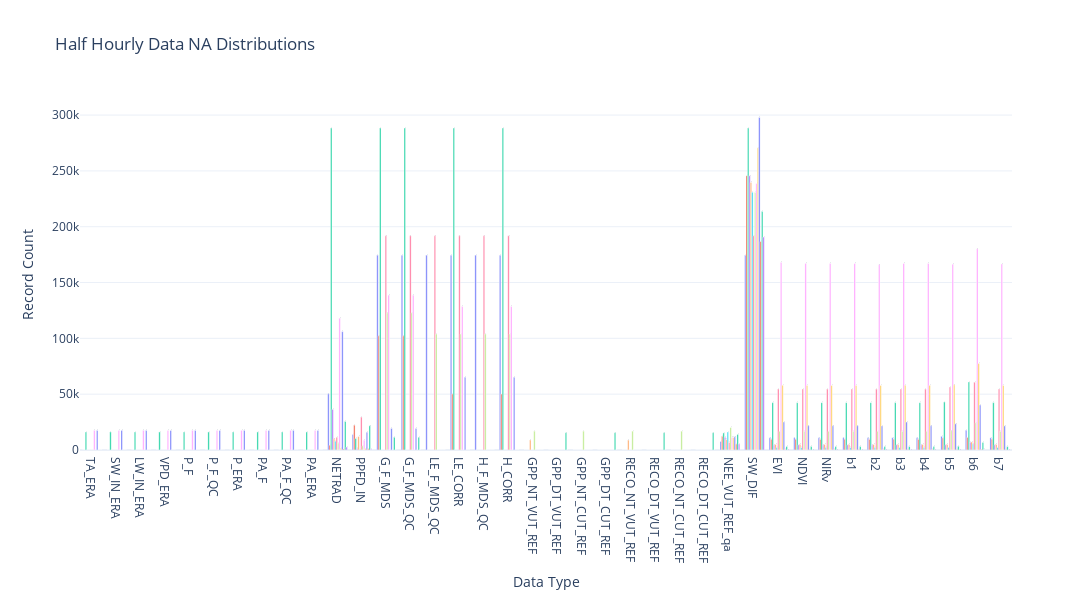

Here is the notebook cell this chart was saved with:
### Code cell
# Plot

plot_df = na_df.loc[:, (na_df.sum(axis=0) != 0)]
groups = plot_df.columns[:-1]
index = target_sites
total_offset = len(index) + 1
fig_data = []

subgroup_text = []

# Add the traces
for i, s in enumerate(index):
    site_df = plot_df.loc[plot_df['site_id'] == s, :].drop(['site_id'], axis=1).T
    if site_df.shape[1] == 0:
        continue
    site_df.reset_index(inplace=True)
    site_df.rename(columns={"index": "data_type", 0:"count"}, inplace=True)
    
    bar_plot = go.Bar(
        x = site_df["data_type"], y = site_df["count"],
        name = s,
        offsetgroup = i,
        text = s,
        hovertemplate = "%{x}<br>%{y}",
        showlegend = False,
    )
 
    fig_data.append(bar_plot)

fig = go.Figure(
    data=fig_data,
    layout=go.Layout(
        height = 600,
        width = 1400,
        legend_title_text= "QC Flag",
        title="Half Hourly Data NA Distributions",
        xaxis_title="Data Type",
        yaxis_title="Record Count",
        template='plotly_white'
    )  
)

fig.show()

# Export Fig
fig.write_html(data_dir + "\\figures\\GoldSitesNADistribution.html")

### Figure 1 — Plotly figure (JSON) as saved in the notebook; plotly's stock layout.template omitted (floating-point values rounded to 4 significant figures)
{"data": [{"hovertemplate": "%{x}<br>%{y}", "name": "US-Vcp", "offsetgroup": "1", "showlegend": false, "text": "US-Vcp", "type": "bar", "x": ["TA_ERA", "SW_IN_ERA", "LW_IN_ERA", "VPD_ERA", "P_F", "P_F_QC", "P_ERA", "PA_F", "PA_F_QC", "PA_ERA", "NETRAD", "PPFD_IN", "G_F_MDS", "G_F_MDS_QC", "LE_F_MDS_QC", "LE_CORR", "H_F_MDS_QC", "H_CORR", "GPP_NT_VUT_REF", "GPP_DT_VUT_REF", "GPP_NT_CUT_REF", "GPP_DT_CUT_REF", "RECO_NT_VUT_REF", "RECO_DT_VUT_REF", "RECO_NT_CUT_REF", "RECO_DT_CUT_REF", "NEE_VUT_REF_qa", "SW_DIF", "EVI", "NDVI", "NIRv", "b1", "b2", "b3", "b4", "b5", "b6", "b7"], "y": [0, 0, 0, 0, 0, 0, 0, 0, 0, 0, 50346, 13861, 174528, 174528, 174528, 174528, 174528, 174528, 0, 0, 0, 0, 0, 0, 0, 0, 7628, 174528, 10992, 10944, 10944, 10944, 10896, 10992, 10944, 12240, 17664, 10896]}, {"hovertemplate": "%{x}<br>%{y}", "name": "FR-Pue", "offsetgroup": "2", "showlegend": false, "text": "FR-Pue", "type": "bar", "x": ["TA_ERA", "SW_IN_ERA", "LW_IN_ERA", "VPD_ERA", "P_F", "P_F_QC", "P_ERA", "PA_F", "PA_F_QC", "PA_ERA", "NETRAD", "PPFD_IN", "G_F_MDS", "G_F_MDS_QC", "LE_F_MDS_QC", "LE_CORR", "H_F_MDS_QC", "H_CORR", "GPP_NT_VUT_REF", "GPP_DT_VUT_REF", "GPP_NT_CUT_REF", "GPP_DT_CUT_REF", "RECO_NT_VUT_REF", "RECO_DT_VUT_REF", "RECO_NT_CUT_REF", "RECO_DT_CUT_REF", "NEE_VUT_REF_qa", "SW_DIF", "EVI", "NDVI", "NIRv", "b1", "b2", "b3", "b4", "b5", "b6", "b7"], "y": [0, 0, 0, 0, 0, 0, 0, 0, 0, 0, 4325, 22234, 102266, 102266, 0, 50149, 0, 50149, 0, 0, 0, 0, 0, 0, 0, 0, 12287, 245760, 9696, 9552, 9552, 9552, 9552, 9696, 9552, 10656, 11280, 9648]}, {"hovertemplate": "%{x}<br>%{y}", "name": "CH-Lae", "offsetgroup": "3", "showlegend": false, "text": "CH-Lae", "type": "bar", "x": ["TA_ERA", "SW_IN_ERA", "LW_IN_ERA", "VPD_ERA", "P_F", "P_F_QC", "P_ERA", "PA_F", "PA_F_QC", "PA_ERA", "NETRAD", "PPFD_IN", "G_F_MDS", "G_F_MDS_QC", "LE_F_MDS_QC", "LE_CORR", "H_F_MDS_QC", "H_CORR", "GPP_NT_VUT_REF", "GPP_DT_VUT_REF", "GPP_NT_CUT_REF", "GPP_DT_CUT_REF", "RECO_NT_VUT_REF", "RECO_DT_VUT_REF", "RECO_NT_CUT_REF", "RECO_DT_CUT_REF", "NEE_VUT_REF_qa", "SW_DIF", "EVI", "NDVI", "NIRv", "b1", "b2", "b3", "b4", "b5", "b6", "b7"], "y": [16176, 16176, 16176, 16176, 16176, 16176, 16176, 16176, 16176, 16176, 288384, 10368, 288384, 288384, 0, 288384, 0, 288384, 0, 0, 0, 0, 0, 0, 0, 0, 15302, 288384, 42432, 42432, 42432, 42432, 42432, 42432, 42432, 43008, 61008, 42432]}, {"hovertemplate": "%{x}<br>%{y}", "name": "US-Var", "offsetgroup": "4", "showlegend": false, "text": "US-Var", "type": "bar", "x": ["TA_ERA", "SW_IN_ERA", "LW_IN_ERA", "VPD_ERA", "P_F", "P_F_QC", "P_ERA", "PA_F", "PA_F_QC", "PA_ERA", "NETRAD", "PPFD_IN", "G_F_MDS", "G_F_MDS_QC", "LE_F_MDS_QC", "LE_CORR", "H_F_MDS_QC", "H_CORR", "GPP_NT_VUT_REF", "GPP_DT_VUT_REF", "GPP_NT_CUT_REF", "GPP_DT_CUT_REF", "RECO_NT_VUT_REF", "RECO_DT_VUT_REF", "RECO_NT_CUT_REF", "RECO_DT_CUT_REF", "NEE_VUT_REF_qa", "SW_DIF", "EVI", "NDVI", "NIRv", "b1", "b2", "b3", "b4", "b5", "b6", "b7"], "y": [0, 0, 0, 0, 0, 0, 0, 0, 0, 0, 36398, 1505, 0, 0, 0, 0, 0, 0, 0, 0, 0, 0, 0, 0, 0, 0, 11529, 245712, 4656, 4656, 4656, 4656, 4656, 4656, 4656, 4656, 6960, 4656]}, {"hovertemplate": "%{x}<br>%{y}", "name": "ES-LJu", "offsetgroup": "6", "showlegend": false, "text": "ES-LJu", "type": "bar", "x": ["TA_ERA", "SW_IN_ERA", "LW_IN_ERA", "VPD_ERA", "P_F", "P_F_QC", "P_ERA", "PA_F", "PA_F_QC", "PA_ERA", "NETRAD", "PPFD_IN", "G_F_MDS", "G_F_MDS_QC", "LE_F_MDS_QC", "LE_CORR", "H_F_MDS_QC", "H_CORR", "GPP_NT_VUT_REF", "GPP_DT_VUT_REF", "GPP_NT_CUT_REF", "GPP_DT_CUT_REF", "RECO_NT_VUT_REF", "RECO_DT_VUT_REF", "RECO_NT_CUT_REF", "RECO_DT_CUT_REF", "NEE_VUT_REF_qa", "SW_DIF", "EVI", "NDVI", "NIRv", "b1", "b2", "b3", "b4", "b5", "b6", "b7"], "y": [0, 0, 0, 0, 0, 0, 0, 0, 0, 0, 9976, 12071, 0, 0, 0, 0, 0, 0, 8880, 0, 0, 0, 8880, 0, 0, 0, 9326, 239616, 4944, 4944, 4944, 4944, 4944, 4944, 4944, 4944, 7248, 4944]}, {"hovertemplate": "%{x}<br>%{y}", "name": "US-Ton", "offsetgroup": "7", "showlegend": false, "text": "US-Ton", "type": "bar", "x": ["TA_ERA", "SW_IN_ERA", "LW_IN_ERA", "VPD_ERA", "P_F", "P_F_QC", "P_ERA", "PA_F", "PA_F_QC", "PA_ERA", "NETRAD", "PPFD_IN", "G_F_MDS", "G_F_MDS_QC", "LE_F_MDS_QC", "LE_CORR", "H_F_MDS_QC", "H_CORR", "GPP_NT_VUT_REF", "GPP_DT_VUT_REF", "GPP_NT_CUT_REF", "GPP_DT_CUT_REF", "RECO_NT_VUT_REF", "RECO_DT_VUT_REF", "RECO_NT_CUT_REF", "RECO_DT_CUT_REF", "NEE_VUT_REF_qa", "SW_DIF", "EVI", "NDVI", "NIRv", "b1", "b2", "b3", "b4", "b5", "b6", "b7"], "y": [0, 0, 0, 0, 0, 0, 0, 0, 0, 0, 7931, 233, 0, 0, 0, 0, 0, 0, 0, 0, 0, 0, 0, 0, 0, 0, 16160, 230928, 2208, 2208, 2208, 2208, 2208, 2208, 2208, 2304, 5568, 2208]}, {"hovertemplate": "%{x}<br>%{y}", "name": "US-UMB", "offsetgroup": "8", "showlegend": false, "text": "US-UMB", "type": "bar", "x": ["TA_ERA", "SW_IN_ERA", "LW_IN_ERA", "VPD_ERA", "P_F", "P_F_QC", "P_ERA", "PA_F", "PA_F_QC", "PA_ERA", "NETRAD", "PPFD_IN", "G_F_MDS", "G_F_MDS_QC", "LE_F_MDS_QC", "LE_CORR", "H_F_MDS_QC", "H_CORR", "GPP_NT_VUT_REF", "GPP_DT_VUT_REF", "GPP_NT_CUT_REF", "GPP_DT_CUT_REF", "RECO_NT_VUT_REF", "RECO_DT_VUT_REF", "RECO_NT_CUT_REF", "RECO_DT_CUT_REF", "NEE_VUT_REF_qa", "SW_DIF", "EVI", "NDVI", "NIRv", "b1", "b2", "b3", "b4", "b5", "b6", "b7"], "y": [0, 0, 0, 0, 0, 0, 0, 0, 0, 0, 11331, 29484, 191904, 191904, 191904, 191904, 191904, 191904, 0, 0, 0, 0, 0, 0, 0, 0, 6709, 191904, 54624, 54576, 54576, 54576, 54576, 54624, 54576, 56400, 60720, 54576]}, {"hovertemplate": "%{x}<br>%{y}", "name": "US-Me2", "offsetgroup": "9", "showlegend": false, "text": "US-Me2", "type": "bar", "x": ["TA_ERA", "SW_IN_ERA", "LW_IN_ERA", "VPD_ERA", "P_F", "P_F_QC", "P_ERA", "PA_F", "PA_F_QC", "PA_ERA", "NETRAD", "PPFD_IN", "G_F_MDS", "G_F_MDS_QC", "LE_F_MDS_QC", "LE_CORR", "H_F_MDS_QC", "H_CORR", "GPP_NT_VUT_REF", "GPP_DT_VUT_REF", "GPP_NT_CUT_REF", "GPP_DT_CUT_REF", "RECO_NT_VUT_REF", "RECO_DT_VUT_REF", "RECO_NT_CUT_REF", "RECO_DT_CUT_REF", "NEE_VUT_REF_qa", "SW_DIF", "EVI", "NDVI", "NIRv", "b1", "b2", "b3", "b4", "b5", "b6", "b7"], "y": [0, 0, 0, 0, 0, 0, 0, 0, 0, 0, 6189, 3729, 122879, 122879, 103909, 103909, 103909, 103909, 16896, 0, 16896, 0, 16896, 0, 16896, 0, 20105, 230688, 16704, 16704, 16704, 16704, 16704, 16704, 16704, 17328, 24384, 16752]}, {"hovertemplate": "%{x}<br>%{y}", "name": "FI-Hyy", "offsetgroup": "10", "showlegend": false, "text": "FI-Hyy", "type": "bar", "x": ["TA_ERA", "SW_IN_ERA", "LW_IN_ERA", "VPD_ERA", "P_F", "P_F_QC", "P_ERA", "PA_F", "PA_F_QC", "PA_ERA", "NETRAD", "PPFD_IN", "G_F_MDS", "G_F_MDS_QC", "LE_F_MDS_QC", "LE_CORR", "H_F_MDS_QC", "H_CORR", "GPP_NT_VUT_REF", "GPP_DT_VUT_REF", "GPP_NT_CUT_REF", "GPP_DT_CUT_REF", "RECO_NT_VUT_REF", "RECO_DT_VUT_REF", "RECO_NT_CUT_REF", "RECO_DT_CUT_REF", "NEE_VUT_REF_qa", "SW_DIF", "EVI", "NDVI", "NIRv", "b1", "b2", "b3", "b4", "b5", "b6", "b7"], "y": [17568, 17568, 17568, 17568, 17568, 17568, 17568, 17568, 17568, 17568, 118056, 8661, 138719, 138719, 0, 128493, 0, 128493, 0, 0, 0, 0, 0, 0, 0, 0, 11307, 238688, 167904, 167136, 167136, 166992, 165936, 167040, 167088, 166368, 180192, 166560]}, {"hovertemplate": "%{x}<br>%{y}", "name": "US-NR1", "offsetgroup": "11", "showlegend": false, "text": "US-NR1", "type": "bar", "x": ["TA_ERA", "SW_IN_ERA", "LW_IN_ERA", "VPD_ERA", "P_F", "P_F_QC", "P_ERA", "PA_F", "PA_F_QC", "PA_ERA", "NETRAD", "PPFD_IN", "G_F_MDS", "G_F_MDS_QC", "LE_F_MDS_QC", "LE_CORR", "H_F_MDS_QC", "H_CORR", "GPP_NT_VUT_REF", "GPP_DT_VUT_REF", "GPP_NT_CUT_REF", "GPP_DT_CUT_REF", "RECO_NT_VUT_REF", "RECO_DT_VUT_REF", "RECO_NT_CUT_REF", "RECO_DT_CUT_REF", "NEE_VUT_REF_qa", "SW_DIF", "EVI", "NDVI", "NIRv", "b1", "b2", "b3", "b4", "b5", "b6", "b7"], "y": [0, 0, 0, 0, 0, 0, 0, 0, 0, 0, 1794, 1483, 0, 0, 0, 0, 0, 0, 0, 0, 0, 0, 0, 0, 0, 0, 11177, 270768, 57984, 57792, 57792, 57792, 57792, 57984, 57888, 58416, 77424, 57792]}, {"hovertemplate": "%{x}<br>%{y}", "name": "IT-Lav", "offsetgroup": "12", "showlegend": false, "text": "IT-Lav", "type": "bar", "x": ["TA_ERA", "SW_IN_ERA", "LW_IN_ERA", "VPD_ERA", "P_F", "P_F_QC", "P_ERA", "PA_F", "PA_F_QC", "PA_ERA", "NETRAD", "PPFD_IN", "G_F_MDS", "G_F_MDS_QC", "LE_F_MDS_QC", "LE_CORR", "H_F_MDS_QC", "H_CORR", "GPP_NT_VUT_REF", "GPP_DT_VUT_REF", "GPP_NT_CUT_REF", "GPP_DT_CUT_REF", "RECO_NT_VUT_REF", "RECO_DT_VUT_REF", "RECO_NT_CUT_REF", "RECO_DT_CUT_REF", "NEE_VUT_REF_qa", "SW_DIF", "EVI", "NDVI", "NIRv", "b1", "b2", "b3", "b4", "b5", "b6", "b7"], "y": [17568, 17568, 17568, 17568, 17568, 17568, 17568, 17568, 17568, 17568, 106031, 15996, 19326, 19326, 0, 65110, 0, 65110, 0, 0, 0, 0, 0, 0, 0, 0, 11841, 297840, 25056, 21744, 21744, 21744, 21600, 25056, 21696, 23472, 40272, 21600]}, {"hovertemplate": "%{x}<br>%{y}", "name": "US-Wkg", "offsetgroup": "13", "showlegend": false, "text": "US-Wkg", "type": "bar", "x": ["TA_ERA", "SW_IN_ERA", "LW_IN_ERA", "VPD_ERA", "P_F", "P_F_QC", "P_ERA", "PA_F", "PA_F_QC", "PA_ERA", "NETRAD", "PPFD_IN", "G_F_MDS", "G_F_MDS_QC", "LE_F_MDS_QC", "LE_CORR", "H_F_MDS_QC", "H_CORR", "GPP_NT_VUT_REF", "GPP_DT_VUT_REF", "GPP_NT_CUT_REF", "GPP_DT_CUT_REF", "RECO_NT_VUT_REF", "RECO_DT_VUT_REF", "RECO_NT_CUT_REF", "RECO_DT_CUT_REF", "NEE_VUT_REF_qa", "SW_DIF", "EVI", "NDVI", "NIRv", "b1", "b2", "b3", "b4", "b5", "b6", "b7"], "y": [0, 0, 0, 0, 0, 0, 0, 0, 0, 0, 886, 997, 0, 0, 0, 0, 0, 0, 0, 0, 0, 0, 0, 0, 0, 0, 5336, 186768, 480, 480, 480, 480, 480, 480, 480, 480, 576, 480]}, {"hovertemplate": "%{x}<br>%{y}", "name": "US-ARM", "offsetgroup": "14", "showlegend": false, "text": "US-ARM", "type": "bar", "x": ["TA_ERA", "SW_IN_ERA", "LW_IN_ERA", "VPD_ERA", "P_F", "P_F_QC", "P_ERA", "PA_F", "PA_F_QC", "PA_ERA", "NETRAD", "PPFD_IN", "G_F_MDS", "G_F_MDS_QC", "LE_F_MDS_QC", "LE_CORR", "H_F_MDS_QC", "H_CORR", "GPP_NT_VUT_REF", "GPP_DT_VUT_REF", "GPP_NT_CUT_REF", "GPP_DT_CUT_REF", "RECO_NT_VUT_REF", "RECO_DT_VUT_REF", "RECO_NT_CUT_REF", "RECO_DT_CUT_REF", "NEE_VUT_REF_qa", "SW_DIF", "EVI", "NDVI", "NIRv", "b1", "b2", "b3", "b4", "b5", "b6", "b7"], "y": [0, 0, 0, 0, 0, 0, 0, 0, 0, 0, 25511, 21707, 11463, 11463, 0, 0, 0, 0, 0, 15552, 0, 15552, 0, 15552, 0, 15552, 13965, 213558, 3072, 3072, 3072, 3072, 3072, 3072, 3072, 3360, 6768, 3072]}, {"hovertemplate": "%{x}<br>%{y}", "name": "US-SRM", "offsetgroup": "15", "showlegend": false, "text": "US-SRM", "type": "bar", "x": ["TA_ERA", "SW_IN_ERA", "LW_IN_ERA", "VPD_ERA", "P_F", "P_F_QC", "P_ERA", "PA_F", "PA_F_QC", "PA_ERA", "NETRAD", "PPFD_IN", "G_F_MDS", "G_F_MDS_QC", "LE_F_MDS_QC", "LE_CORR", "H_F_MDS_QC", "H_CORR", "GPP_NT_VUT_REF", "GPP_DT_VUT_REF", "GPP_NT_CUT_REF", "GPP_DT_CUT_REF", "RECO_NT_VUT_REF", "RECO_DT_VUT_REF", "RECO_NT_CUT_REF", "RECO_DT_CUT_REF", "NEE_VUT_REF_qa", "SW_DIF", "EVI", "NDVI", "NIRv", "b1", "b2", "b3", "b4", "b5", "b6", "b7"], "y": [0, 0, 0, 0, 0, 0, 0, 0, 0, 0, 2643, 757, 0, 0, 0, 0, 0, 0, 0, 0, 0, 0, 0, 0, 0, 0, 5470, 190752, 240, 144, 144, 144, 144, 240, 144, 144, 336, 240]}], "layout": {"height": 600, "legend": {"title": {"text": "QC Flag"}}, "title": {"text": "Half Hourly Data NA Distributions"}, "width": 1400, "xaxis": {"title": {"text": "Data Type"}}, "yaxis": {"title": {"text": "Record Count"}}}}
